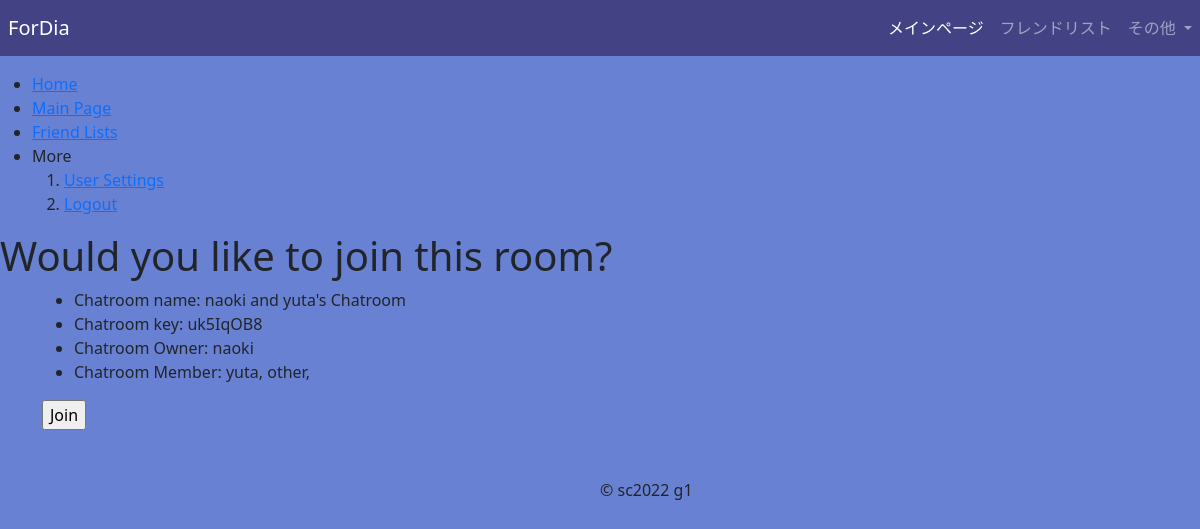
The page /mainpage/uk5IqOB8/ (signed in) on the database its author committed.
### __init__.py (models this page shows)
class Chatroom(db.Model):
    id = db.Column(db.Integer, primary_key=True)
    name = db.Column(db.String(25))
    chatroom_key = db.Column(db.String(100), unique=True)
    user1 = db.Column(db.Integer)
    user2 = db.Column(db.Integer, nullable=True)
    user3 = db.Column(db.Integer, nullable=True)
    user4 = db.Column(db.Integer, nullable=True)
    user5 = db.Column(db.Integer, nullable=True)

class User(UserMixin, db.Model):
    id = db.Column(db.Integer, primary_key=True)
    name = db.Column(db.String(25))
    email = db.Column(db.String(100), unique=True)
    password = db.Column(db.String(1000))
    icon = db.Column(db.String(1000))
    friend_key = db.Column(db.String(100), unique=True)

### __init__.py (the view, shortened to what this page needs)
@app.route('/mainpage/<string:chatroom_key>/')
@login_required
def chatroom(chatroom_key):
    id = current_user.id
    chatrooms_user1 = Chatroom.query.filter_by(user1=id).all()
    chatrooms_user2 = Chatroom.query.filter_by(user2=id).all()
    chatrooms_user3 = Chatroom.query.filter_by(user3=id).all()
    chatrooms_user4 = Chatroom.query.filter_by(user4=id).all()
    chatrooms_user5 = Chatroom.query.filter_by(user5=id).all()
    chatroom_key = chatroom_key
    chatroom_info = Chatroom.query.filter_by(chatroom_key=chatroom_key).first()
    user1 = User.query.filter_by(id=chatroom_info.user1).first()
    user2 = User.query.filter_by(id=chatroom_info.user2).first()
    user3 = User.query.filter_by(id=chatroom_info.user3).first()
    user4 = User.query.filter_by(id=chatroom_info.user4).first()
    user5 = User.query.filter_by(id=chatroom_info.user5).first()
    if not chatroom_info:
        flash('The chatroom does not exists. Please try again')
        return redirect(url_for('mainpage'))
    if  current_user.id not in [chatroom_info.user1,chatroom_info.user2,chatroom_info.user3,chatroom_info.user4,chatroom_info.user5]:
        return render_template(
            'chatroom_join.html',
            chatroom_id=chatroom_info.id,
            chatroom_name=chatroom_info.name,
            chatroom_key=chatroom_info.chatroom_key,
            chatroom_user1 = user1,
            chatroom_user2 = user2,
            chatroom_user3 = user3,
            chatroom_user4 = user4,
            chatroom_user5 = user5
        )

### __init__.py (called while the page is built)
@login_manager.user_loader
def load_user(user_id):
    return User.query.get(int(user_id))

### templates/chatroom_join.html (shortened to what this page needs)
{% extends 'base.html' %}
{% block content %}
    <h1>Would you like to join this room?</h1>
    <div class="container">
        <ul>
            <li>Chatroom name: {{chatroom_name}}</li>
            <li>Chatroom key: {{chatroom_key}}</li>
            <li>Chatroom Owner: {{chatroom_user1.name}}</li>
            <li>Chatroom Member:
                {% if chatroom_user2 %}
                    {{chatroom_user2.name}},
                {% endif %}
                {% if chatroom_user3 %}
                    {{chatroom_user3.name}},
                {% endif %}
            </li>
        </ul>
        <form method="POST" action="{{url_for('chatroom_join')}}">
            <input type="submit" value="Join">
        </form>
    </div>
{% endblock content%}

### static/css/base.css (style rules this page uses)
html, body { background-color: #6981D2; }

### rows shown on the page
Chatroom: name "naoki and yuta's Chatroom", chatroom_key "uk5IqOB8"
User: name "naoki"
User: name "yuta"
User: name "other"
